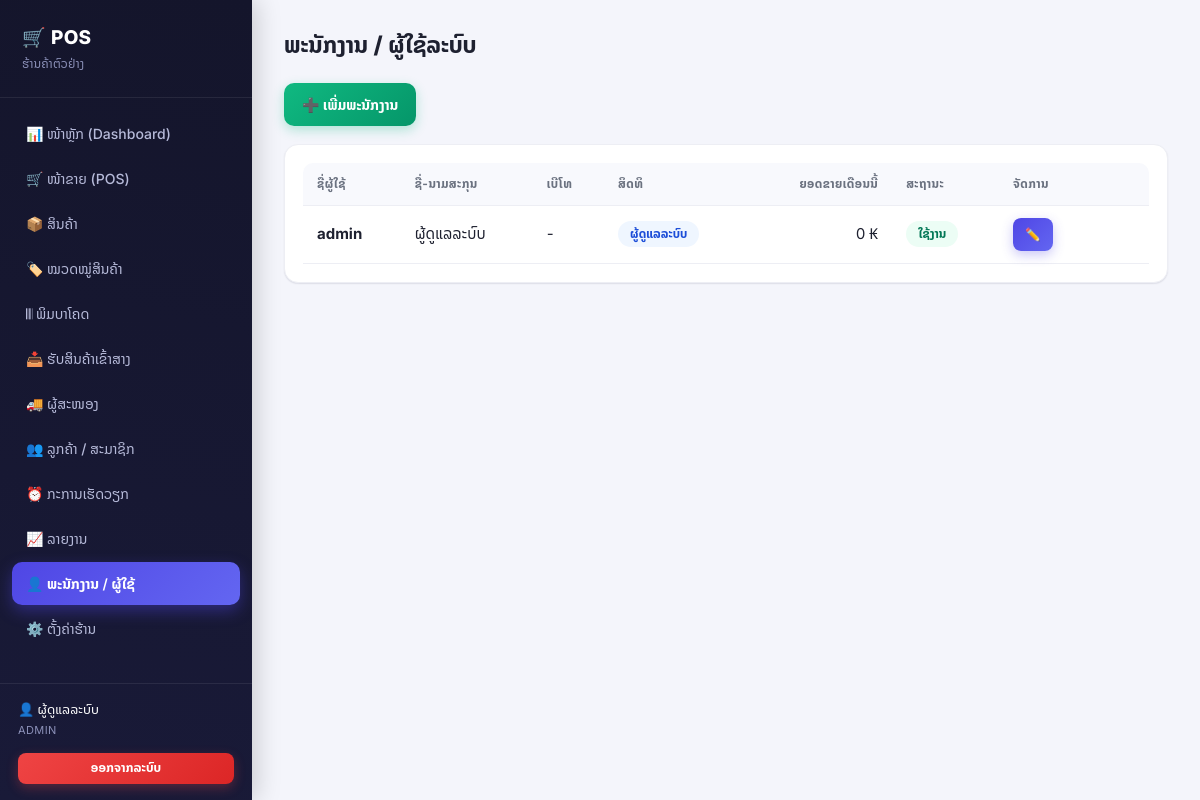
/users.php (signed in), run on the app's committed database.
### tables this page shows
CREATE TABLE users (
  id INT AUTO_INCREMENT PRIMARY KEY,
  username VARCHAR(50) NOT NULL UNIQUE,
  password VARCHAR(255) NOT NULL,
  fullname VARCHAR(100) NOT NULL,
  phone VARCHAR(30) DEFAULT NULL,
  role ENUM('admin','manager','cashier') NOT NULL DEFAULT 'cashier',
  status TINYINT(1) NOT NULL DEFAULT 1 COMMENT '1=ໃຊ້ງານ, 0=ປິດ',
  created_at TIMESTAMP DEFAULT CURRENT_TIMESTAMP
);

### config.php (called while the page is built, shortened)
<?php
try {
    $pdo = new PDO(
        'mysql:host=' . DB_HOST . ';dbname=' . DB_NAME . ';charset=utf8mb4',
        DB_USER,
        DB_PASS,
        [
            PDO::ATTR_ERRMODE => PDO::ERRMODE_EXCEPTION,
            PDO::ATTR_DEFAULT_FETCH_MODE => PDO::FETCH_ASSOC,
        ]
    );
} catch (PDOException $e) {
    die('ເຊື່ອມຕໍ່ຖານຂໍ້ມູນບໍ່ໄດ້: ' . $e->getMessage() . ' — ກະລຸນາ import ໄຟລ໌ database.sql ກ່ອນ');
}
function current_user() {
    return [
        'id'       => $_SESSION['user_id'] ?? 0,
        'username' => $_SESSION['username'] ?? '',
        'fullname' => $_SESSION['fullname'] ?? '',
        'role'     => $_SESSION['role'] ?? '',
    ];
}
function get_setting($key, $default = '') {
    global $pdo;
    static $cache = null;
    if ($cache === null) {
        $cache = [];
        foreach ($pdo->query('SELECT skey, svalue FROM settings') as $row) {
            $cache[$row['skey']] = $row['svalue'];
        }
    }
    return $cache[$key] ?? $default;
}
function h($str) {
    return htmlspecialchars((string)$str, ENT_QUOTES, 'UTF-8');
}
function money($n) {
    return number_format((float)$n) . ' ₭';
}

### users.php (the view, shortened to what this page needs)
<?php
require_once __DIR__ . '/config.php';
$page = 'users';
$title = 'ພະນັກງານ / ຜູ້ໃຊ້ລະບົບ';
$users = $pdo->query(
    'SELECT u.*,
       (SELECT COALESCE(SUM(total),0) FROM sales s WHERE s.user_id=u.id AND s.status="completed"
        AND YEAR(s.created_at)=YEAR(CURDATE()) AND MONTH(s.created_at)=MONTH(CURDATE())) month_sales
     FROM users u ORDER BY u.id')->fetchAll();
$roleLabel = ['admin' => 'ຜູ້ດູແລລະບົບ', 'manager' => 'ຜູ້ຈັດການ', 'cashier' => 'ພະນັກງານຂາຍ'];
include __DIR__ . '/header.php';
?>
<div class="toolbar">
  <button class="btn btn-success" onclick="editUser(null)">➕ ເພີ່ມພະນັກງານ</button>
</div>
<div class="card">
  <table class="table">
    <tr><th>ຊື່ຜູ້ໃຊ້</th><th>ຊື່-ນາມສະກຸນ</th><th>ເບີໂທ</th><th>ສິດທິ</th>
        <th class="num">ຍອດຂາຍເດືອນນີ້</th><th>ສະຖານະ</th><th style="width:150px">ຈັດການ</th></tr>
    <?php foreach ($users as $usr): ?>
    <tr>
      <td><strong><?= h($usr['username']) ?></strong></td>
      <td><?= h($usr['fullname']) ?></td>
      <td><?= h($usr['phone'] ?? '-') ?></td>
      <td><span class="badge badge-info"><?= $roleLabel[$usr['role']] ?></span></td>
      <td class="num"><?= money($usr['month_sales']) ?></td>
      <td><span class="badge <?= $usr['status'] ? 'badge-success' : 'badge-danger' ?>"><?= $usr['status'] ? 'ໃຊ້ງານ' : 'ປິດ' ?></span></td>
      <td>
        <button class="btn btn-sm btn-primary" onclick='editUser(<?= json_encode($usr, JSON_UNESCAPED_UNICODE | JSON_HEX_APOS) ?>)'>✏️</button>
      </td>
    </tr>
    <?php endforeach; ?>
  </table>
</div>
<?php include __DIR__ . '/footer.php'; ?>

### header.php (shortened to what this page needs)
<?php
require_once __DIR__ . '/config.php';
$u = current_user();
$is_admin   = $u['role'] === 'admin';
$is_manager = in_array($u['role'], ['admin', 'manager']);
$menu = [
    ['dashboard',  'dashboard.php',  '📊 ໜ້າຫຼັກ (Dashboard)', $is_manager],
    ['pos',        'pos.php',        '🛒 ໜ້າຂາຍ (POS)',        true],
    ['products',   'products.php',   '📦 ສິນຄ້າ',               $is_manager],
    ['categories', 'categories.php', '🏷️ ໝວດໝູ່ສິນຄ້າ',        $is_manager],
    ['barcode',    'barcode.php',    '𝄃𝄃 ພິມບາໂຄດ',            $is_manager],
    ['purchases',  'purchases.php',  '📥 ຮັບສິນຄ້າເຂົ້າສາງ',    $is_manager],
    ['suppliers',  'suppliers.php',  '🚚 ຜູ້ສະໜອງ',            $is_manager],
    ['customers',  'customers.php',  '👥 ລູກຄ້າ / ສະມາຊິກ',     $is_manager],
    ['shifts',     'shifts.php',     '⏰ ກະການເຮັດວຽກ',         true],
    ['reports',    'reports.php',    '📈 ລາຍງານ',               $is_manager],
    ['users',      'users.php',      '👤 ພະນັກງານ / ຜູ້ໃຊ້',    $is_admin],
    ['settings',   'settings.php',   '⚙️ ຕັ້ງຄ່າຮ້ານ',          $is_admin],
];
?>
<!DOCTYPE html>
<html lang="lo">
<head>
<title><?= h($title ?? 'POS') ?> - <?= h(get_setting('store_name')) ?></title>
<link rel="stylesheet" href="style.css">
</head>
<body>
<div class="layout">
  <aside class="sidebar">
    <div class="brand">🛒 POS<br><small><?= h(get_setting('store_name')) ?></small></div>
    <nav>
      <?php foreach ($menu as [$key, $url, $label, $allowed]): if (!$allowed) continue; ?>
        <a href="<?= $url ?>" class="<?= ($page ?? '') === $key ? 'active' : '' ?>"><?= $label ?></a>
      <?php endforeach; ?>
    </nav>
    <div class="sidebar-footer">
      <div class="user-info">👤 <?= h($u['fullname']) ?><br><small><?= h($u['role']) ?></small></div>
      <a href="logout.php" class="btn btn-danger btn-sm btn-block">ອອກຈາກລະບົບ</a>
    </div>
  </aside>
  <main class="content">
    <h1 class="page-title"><?= h($title ?? '') ?></h1>

### data on the page
users: fullname "ຜູ້ດູແລລະບົບ", role "ADMIN", username "admin", phone "-", role "ຜູ້ດູແລລະບົບ", month_sales "0 ₭", status "ໃຊ້ງານ"

### other printed values
get_setting('store_name') "ຮ້ານຄ້າຕົວຢ່າງ"
$label "📊 ໜ້າຫຼັກ (Dashboard)"
$label "🛒 ໜ້າຂາຍ (POS)"
$label "📦 ສິນຄ້າ"
$label "🏷️ ໝວດໝູ່ສິນຄ້າ"
$label "𝄃𝄃 ພິມບາໂຄດ"
$label "📥 ຮັບສິນຄ້າເຂົ້າສາງ"
$label "🚚 ຜູ້ສະໜອງ"
$label "👥 ລູກຄ້າ / ສະມາຊິກ"
$label "⏰ ກະການເຮັດວຽກ"
$label "📈 ລາຍງານ"
$label "👤 ພະນັກງານ / ຜູ້ໃຊ້"
$label "⚙️ ຕັ້ງຄ່າຮ້ານ"
$title "ພະນັກງານ / ຜູ້ໃຊ້ລະບົບ"
